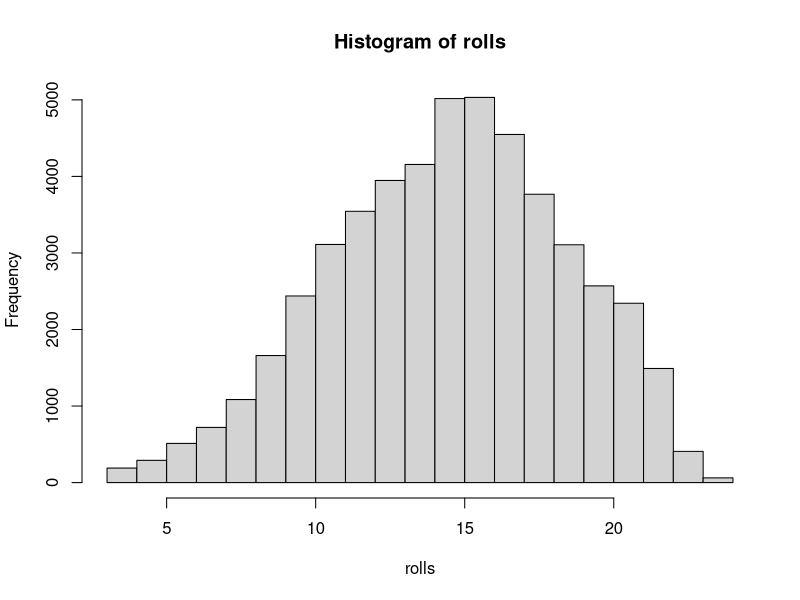

Recreate this plot in R.
## ---- chunk 1
knitr::opts_chunk$set(echo = TRUE)
## ---- chunk 2
roll <- function() {
  die <- 1:8
  # 7 in favor at 3/10 prob, all else 1/10
  dice <- sample(die, size = 3, replace = TRUE, 
    prob = c(1/10, 1/10, 1/10, 1/10, 1/10, 1/10, 3/10, 1/10))
  sum(dice)
}
plot_50k_rolls <- function() {
  # roll 50K times then plot on histogram
  rolls <- replicate(50000, roll())
  hist(rolls)
}
plot_50k_rolls()
## ---- chunk 3
rescale01 <- function(x) {
  if(all(is.na(as.numeric(x)))){
    stop("inputs must all be numeric")
  } else {
    rng <- range(x, na.rm=TRUE, finite=TRUE)
    y <- (x - rng[1]) / (rng[2] - rng[1])
    y[y == -Inf] <- 0
    y[y == Inf] <- 1
    y
  }
}
x <- c(-Inf,0,-111,Inf,420,2222,-6996)
rescale01(x)
## ---- chunk 4
both_na <- function(x, y) {
  if (length(x) != length(y)) {
    stop("vectors must be the same length")
  } else {
    # NA is TRUE, TRUE = 1, FALSE = 0
    # multiply and add up to get number of positions both NA
    sum(is.na(x) * is.na(y))
  }
}
x <- c(1,2,NA,4,NA,NA)
y <- c(1,NA,NA,NA,NA,6)
both_na(x, y)
## ---- chunk 5
fizzbuzz <- function(x) {
  # verify x is a single whole number
  if ((!is.numeric(x)) || (length(x) > 1)) {
    stop("input one whole number")
    # divisible by 3 and 5
  } else if ((x %% 3 == 0) && (x %% 5 == 0)) {
    print("fizzbuzz")
    # divisible by 5
  } else if (x %% 5 == 0) {
    print("buzz")
    # divisible by 3
  } else if (x %% 3 == 0) {
    print("fizz")
    # otherwise itself
  } else {
    print(x)
  }
}
fizzbuzz(1)
fizzbuzz(6)
fizzbuzz(10)
fizzbuzz(15)
## ---- chunk 6
temp_feeling <- function(temp) {
  # freezing <= 0, cold <= 10, cool <= 20
  # warm <= 30, hot > 30
  cut(temp, 
      breaks=c(-Inf,0,10,20,30,Inf),
      labels=c("freezing","cold","cool","warm","hot"))
}
temp_feeling(-5)
temp_feeling(0)
temp_feeling(5)
temp_feeling(10)
temp_feeling(15)
temp_feeling(20)
temp_feeling(25)
temp_feeling(30)
temp_feeling(35)
